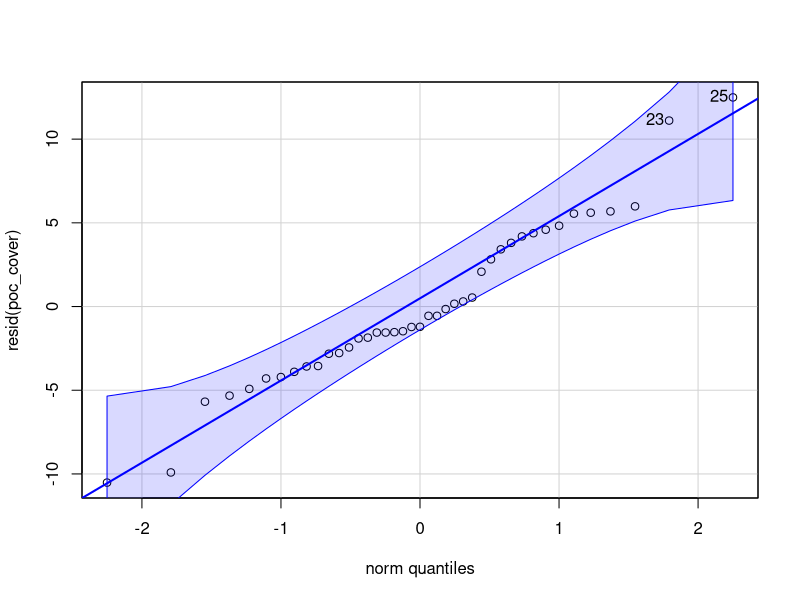
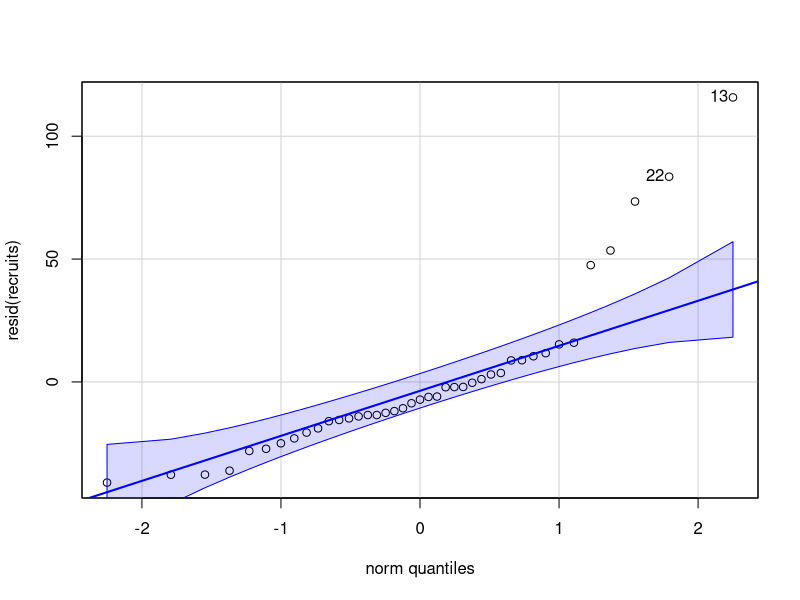

The R script that drew these images, in order: (Note: this script raises an error after producing the figures.)
## ---- chunk 1
knitr::opts_chunk$set(echo = TRUE)
## ---- chunk 2
library(ggeffects)
library(patchwork)
library(MASS)
library(car)
library(lavaan)
library(tidyverse)
library(lmerTest)
library(lme4)
library(nlme)
library(GGally)
## ---- chunk 3
EnvData_wPocCover <- read_csv(here::here("Data", "EnvData_wPocCover.csv"))
## FULL dataset with pocillopora cover data, env data (nuts, etc), and recruitment counts 

## ---- chunk 4

poc_cover <- lm(percent_cover ~ silicate_avg + sum_total, data=EnvData_wPocCover)
recruits <- lm(sum_total ~ silicate_avg + log(percent_cover+1), data=EnvData_wPocCover)


qqp(resid(poc_cover),"norm") 
qqp(resid(recruits),"norm") ### may need to transform in a different way 

## ---- chunk 5
##############################
## Varari 
##############################

## create the sem model, needed to remove reciprocal relationsship/path of sumtotal ~ percentcover because it was breaking the information matrix in lavaaan 

sem_modelV <- '
  # Silicate_avg impacts recruits and percent_cover
  logsum_total ~ silicate_avg
  logpercent_cover ~ silicate_avg
  
  # Recruits impacts percent_cover
  logpercent_cover ~ logsum_total
'

# create the df and tidy as necessary 
EnvData_wPocCoverV <- EnvData_wPocCover %>%
  filter(Location=="Varari") %>% 
  mutate(silicate_avg = as.numeric(silicate_avg),
         sum_total = as.numeric(sum_total),
         percent_cover = as.numeric(percent_cover), 
         logsilicate_avg = log(silicate_avg+1),
         logsum_total = log(sum_total+1),
         logpercent_cover = log(percent_cover+1)) %>%
  drop_na(silicate_avg, sum_total, percent_cover)

## fit and summarize the model 
fitV <- sem(sem_modelV, data = EnvData_wPocCoverV)
summary(fitV, fit.measures = TRUE, standardized = TRUE)


##############################
## Cabral 
##############################

sem_modelC <- '
  # Silicate_avg impacts recruits and percent_cover
  logsum_total ~ silicate_avg
  logpercent_cover ~ silicate_avg
  
  # Recruits impacts percent_cover
  logpercent_cover ~ logsum_total
'

EnvData_wPocCoverC <- EnvData_wPocCover %>%
  filter(Location=="Cabral") %>% 
  mutate(silicate_avg = as.numeric(silicate_avg),
         sum_total = as.numeric(sum_total),
         percent_cover = as.numeric(percent_cover), 
         logsilicate_avg = log(silicate_avg+1),
         logsum_total = log(sum_total+1),
         logpercent_cover = log(percent_cover+1)) %>%
  drop_na(silicate_avg, sum_total, percent_cover)


fitC <- sem(sem_modelC, data = EnvData_wPocCoverC)
summary(fitC, fit.measures = TRUE, standardized = TRUE)




## ---- chunk 6

#############################
## Varari 
#############################

ggplot(EnvData_wPocCoverV, 
       aes(x = silicate_avg, 
           y = log(percent_cover+1))) +
  geom_point() +
  geom_smooth(method=lm, 
              formula="y~poly(x,2)") +
  labs(title = "Relationship between SGD and Percent Cover")


ggplot(EnvData_wPocCoverV, 
       aes(x = log(percent_cover+1) , 
           y = log(sum_total+1))) +
  geom_point() +
  geom_smooth(method=lm, 
              formula="y~poly(x,2)") +
  labs(title = "Relationship between POC Cover and Recruits")


fitMeasures(fitV, c("rmsea", "cfi", "srmr"))


#############################
## Cabral 
#############################

ggplot(EnvData_wPocCoverC, 
       aes(x = silicate_avg, 
           y = log(percent_cover+1))) +
  geom_point() +
  geom_smooth(method=lm, 
              formula="y~poly(x,2)") +
  labs(title = "Relationship between SGD and Percent Cover")


ggplot(EnvData_wPocCoverC, 
       aes(x = log(percent_cover+1) , 
           y = log(sum_total+1))) +
  geom_point() +
  geom_smooth(method=lm, 
              formula="y~poly(x,2)") +
  labs(title = "Relationship between POC Cover and Recruits")


fitMeasures(fitC, c("rmsea", "cfi", "srmr"))
